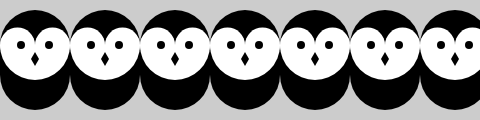
Frame 1 (no input)
Frame 60 (no input): identical to frame 1, image omitted
Frame 120 (the mouse pressed at the canvas centre since frame 60): identical to frame 1, image omitted

The p5.js sketch that drew this single still picture (run headless with seeded random() and noise() and a simulated clock; from frame 60 on, the mouse is pressed at the canvas centre):

// p5.js sketch
// ── sketch.js
function setup() {
  createCanvas(480, 120);
}

function draw() {
  background(204);
  for (let x = 35; x < width + 70; x += 70) {
    owl(x, 110);
  }
}

function owl(x, y) {
  push();
  translate(x, y);
  stroke(0);
  strokeWeight(70);
  line(0, -35, 0, -65);  // Body
  noStroke();
  fill(255);
  ellipse(-17.5, -65, 35, 35);  // Left eye dome
  ellipse(17.5, -65, 35, 35);   // Right eye dome
  arc(0, -65, 70, 70, 0, PI);   // Chin
  fill(0);
  ellipse(-14, -65, 8, 8); // Left eye
  ellipse(14, -65, 8, 8);  // Right eye
  quad(0, -58, 4, -51, 0, -44, -4, -51); // Beak
  pop();
}

// https://editor.p5js.org/jht1493/sketches/AVYN7MUVc
// Ex_09_06 Increasing the Surplus Population

// https://github.com/lmccart/gswp5.js-code/blob/master/09_Functions/Ex_09_06.js
